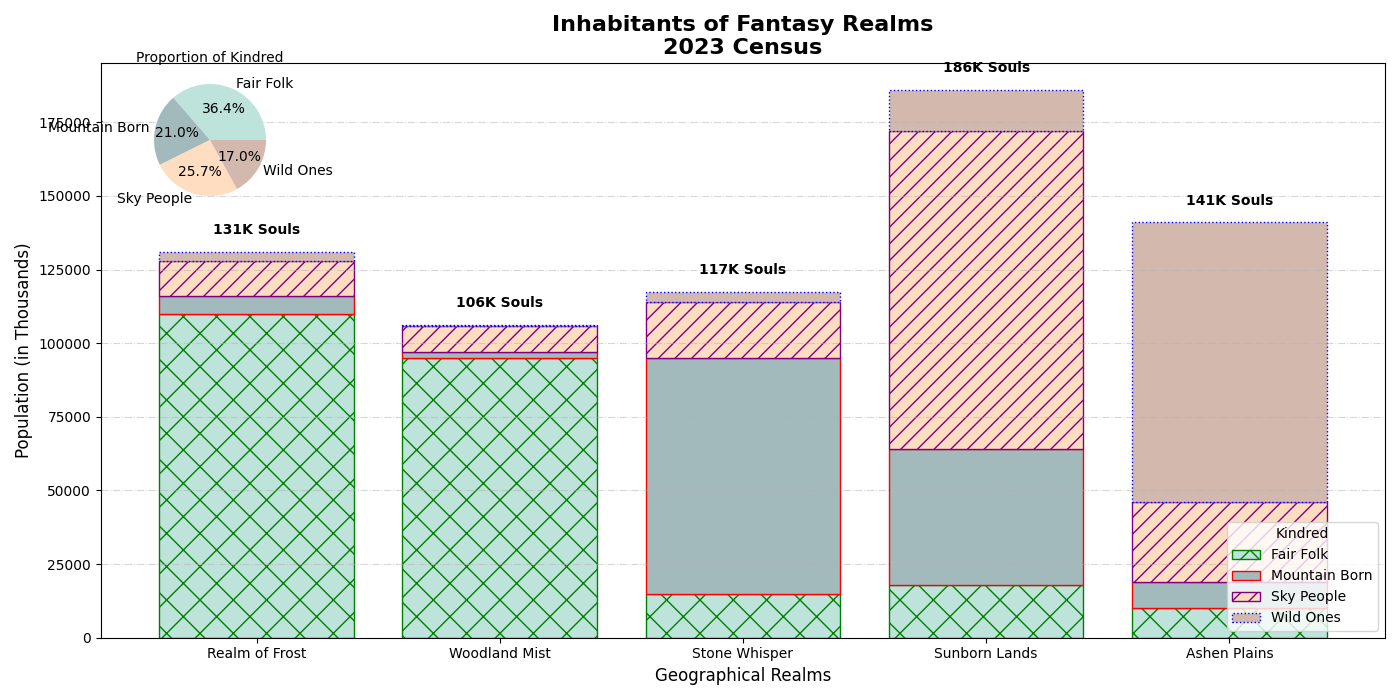

Write the Python code that produced this figure.
import matplotlib.pyplot as plt
import numpy as np

regions = ['Realm of Frost', 'Woodland Mist', 'Stone Whisper', 'Sunborn Lands', 'Ashen Plains']
elves_population = [110000, 95000, 15000, 18000, 10000]
dwarves_population = [6000, 2000, 80000, 46000, 9000]
humans_population = [12000, 9000, 19000, 108000, 27000]
orcs_population = [3000, 300, 3500, 14000, 95000]

total_population = np.array(elves_population) + np.array(dwarves_population) + np.array(humans_population) + np.array(orcs_population)

colors = ['#BEE3DB', '#A3BABC', '#FFDDC1', '#D3B8AE']

fig, ax = plt.subplots(figsize=(14, 7))

ax.bar(regions, elves_population, label='Fair Folk', color=colors[0], edgecolor='green', hatch='x')
ax.bar(regions, dwarves_population, bottom=elves_population, label='Mountain Born', color=colors[1], edgecolor='red', linestyle='-')
ax.bar(regions, humans_population, bottom=np.array(elves_population) + np.array(dwarves_population), label='Sky People', color=colors[2], edgecolor='purple', hatch='//')
ax.bar(regions, orcs_population, bottom=np.array(elves_population) + np.array(dwarves_population) + np.array(humans_population), label='Wild Ones', color=colors[3], edgecolor='blue', linestyle=':')

ax.set_title('Inhabitants of Fantasy Realms\n2023 Census', fontsize=16, fontweight='bold')
ax.set_xlabel('Geographical Realms', fontsize=12)
ax.set_ylabel('Population (in Thousands)', fontsize=12)

ax.legend(title='Kindred', loc='lower right')

ax.yaxis.grid(True, linestyle='-.', alpha=0.5)

for i, total in enumerate(total_population):
    ax.text(i, total + 5000, f'{total // 1000}K Souls', ha='center', va='bottom', fontsize=10, fontweight='bold')

species = ['Fair Folk', 'Mountain Born', 'Sky People', 'Wild Ones']
population_totals = [sum(elves_population), sum(dwarves_population), sum(humans_population), sum(orcs_population)]

inset_ax = fig.add_axes([0.05, 0.7, 0.2, 0.2], aspect=1)
inset_ax.pie(population_totals, labels=species, autopct='%1.1f%%', colors=colors)
inset_ax.set_title('Proportion of Kindred', fontsize=10)

plt.tight_layout()
plt.show()
